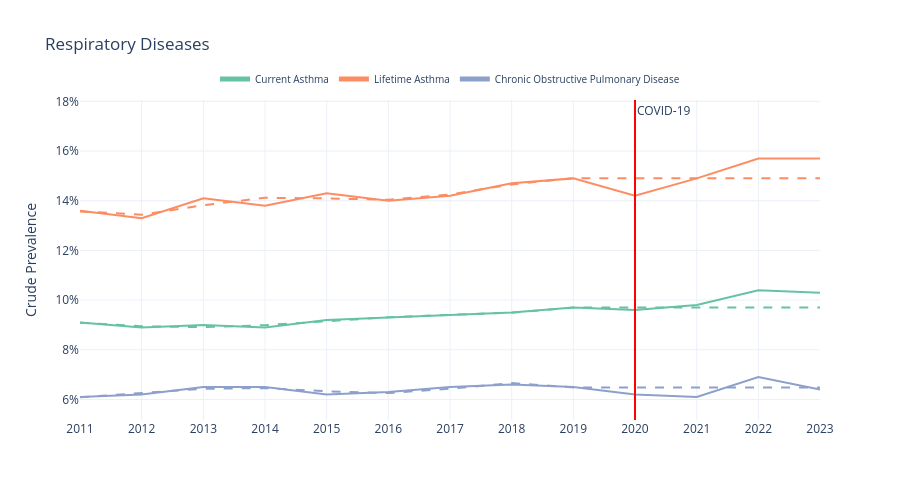
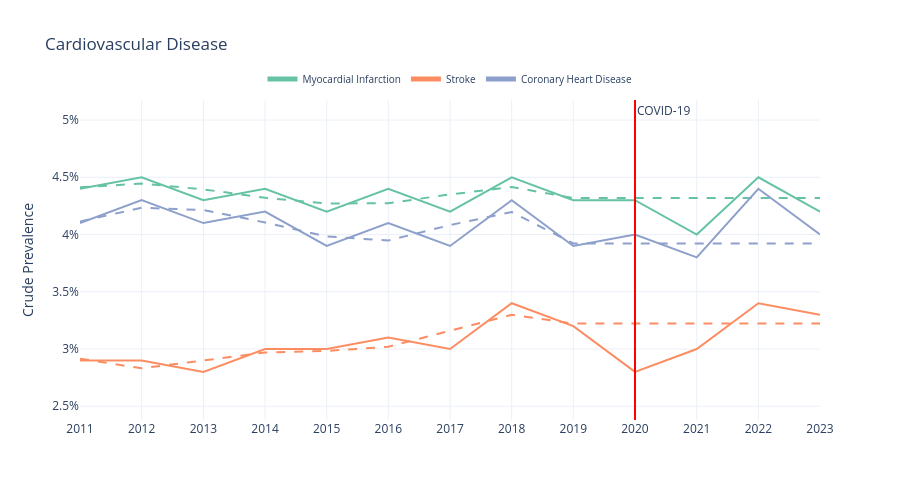
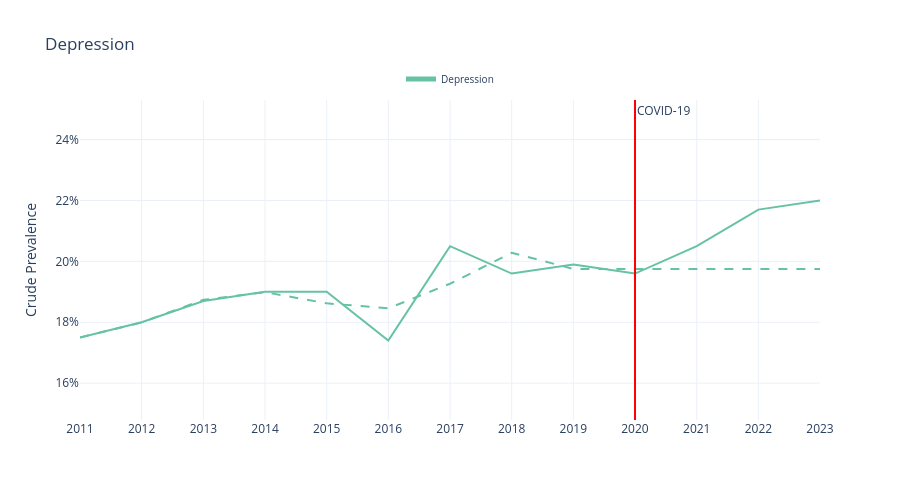
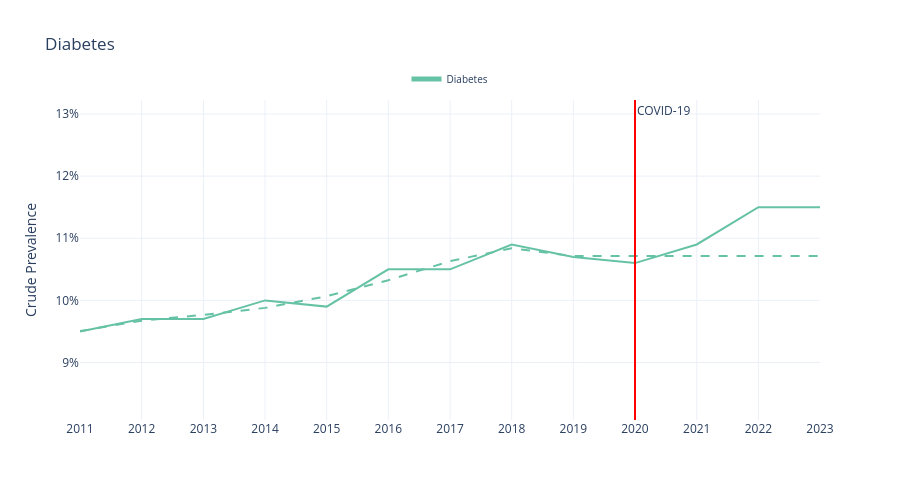

The code cell stored with these charts, in order, in its notebook:
### Code cell
plot_forecast_comparison_plotly(brfss_df, method="spline", only_post=False)

### Figure 1 — Plotly figure (JSON) as saved in the notebook; plotly's stock layout.template omitted (floating-point values rounded to 4 significant figures)
{"data": [{"legendgroup": "Current Asthma", "line": {"color": "rgb(102,194,165)"}, "mode": "lines", "name": "Current Asthma", "type": "scatter", "x": ["2011-01-01T00:00:00", "2012-01-01T00:00:00", "2013-01-01T00:00:00", "2014-01-01T00:00:00", "2015-01-01T00:00:00", "2016-01-01T00:00:00", "2017-01-01T00:00:00", "2018-01-01T00:00:00", "2019-01-01T00:00:00", "2020-01-01T00:00:00", "2021-01-01T00:00:00", "2022-01-01T00:00:00", "2023-01-01T00:00:00"], "y": [9.1, 8.9, 9, 8.9, 9.2, 9.3, 9.4, 9.5, 9.7, 9.6, 9.8, 10.4, 10.3]}, {"legendgroup": "Current Asthma", "line": {"color": "rgb(102,194,165)", "dash": "dash"}, "mode": "lines", "name": "Predicted", "showlegend": false, "type": "scatter", "x": ["2011-01-01T00:00:00", "2012-01-01T00:00:00", "2013-01-01T00:00:00", "2014-01-01T00:00:00", "2015-01-01T00:00:00", "2016-01-01T00:00:00", "2017-01-01T00:00:00", "2018-01-01T00:00:00", "2019-01-01T00:00:00", "2020-01-01T00:00:00", "2021-01-01T00:00:00", "2022-01-01T00:00:00", "2023-01-01T00:00:00"], "y": [9.09, 8.945, 8.913, 8.99, 9.148, 9.31, 9.408, 9.494, 9.701, 9.701, 9.701, 9.701, 9.701]}, {"legendgroup": "Lifetime Asthma", "line": {"color": "rgb(252,141,98)"}, "mode": "lines", "name": "Lifetime Asthma", "type": "scatter", "x": ["2011-01-01T00:00:00", "2012-01-01T00:00:00", "2013-01-01T00:00:00", "2014-01-01T00:00:00", "2015-01-01T00:00:00", "2016-01-01T00:00:00", "2017-01-01T00:00:00", "2018-01-01T00:00:00", "2019-01-01T00:00:00", "2020-01-01T00:00:00", "2021-01-01T00:00:00", "2022-01-01T00:00:00", "2023-01-01T00:00:00"], "y": [13.6, 13.3, 14.1, 13.8, 14.3, 14, 14.2, 14.7, 14.9, 14.2, 14.9, 15.7, 15.7]}, {"legendgroup": "Lifetime Asthma", "line": {"color": "rgb(252,141,98)", "dash": "dash"}, "mode": "lines", "name": "Predicted", "showlegend": false, "type": "scatter", "x": ["2011-01-01T00:00:00", "2012-01-01T00:00:00", "2013-01-01T00:00:00", "2014-01-01T00:00:00", "2015-01-01T00:00:00", "2016-01-01T00:00:00", "2017-01-01T00:00:00", "2018-01-01T00:00:00", "2019-01-01T00:00:00", "2020-01-01T00:00:00", "2021-01-01T00:00:00", "2022-01-01T00:00:00", "2023-01-01T00:00:00"], "y": [13.57, 13.44, 13.82, 14.12, 14.09, 14.04, 14.25, 14.66, 14.91, 14.91, 14.91, 14.91, 14.91]}, {"legendgroup": "Chronic Obstructive Pulmonary Disease", "line": {"color": "rgb(141,160,203)"}, "mode": "lines", "name": "Chronic Obstructive Pulmonary Disease", "type": "scatter", "x": ["2011-01-01T00:00:00", "2012-01-01T00:00:00", "2013-01-01T00:00:00", "2014-01-01T00:00:00", "2015-01-01T00:00:00", "2016-01-01T00:00:00", "2017-01-01T00:00:00", "2018-01-01T00:00:00", "2019-01-01T00:00:00", "2020-01-01T00:00:00", "2021-01-01T00:00:00", "2022-01-01T00:00:00", "2023-01-01T00:00:00"], "y": [6.1, 6.2, 6.5, 6.5, 6.2, 6.3, 6.5, 6.6, 6.5, 6.2, 6.1, 6.9, 6.4]}, {"legendgroup": "Chronic Obstructive Pulmonary Disease", "line": {"color": "rgb(141,160,203)", "dash": "dash"}, "mode": "lines", "name": "Predicted", "showlegend": false, "type": "scatter", "x": ["2011-01-01T00:00:00", "2012-01-01T00:00:00", "2013-01-01T00:00:00", "2014-01-01T00:00:00", "2015-01-01T00:00:00", "2016-01-01T00:00:00", "2017-01-01T00:00:00", "2018-01-01T00:00:00", "2019-01-01T00:00:00", "2020-01-01T00:00:00", "2021-01-01T00:00:00", "2022-01-01T00:00:00", "2023-01-01T00:00:00"], "y": [6.087, 6.259, 6.431, 6.458, 6.33, 6.257, 6.432, 6.658, 6.487, 6.487, 6.487, 6.487, 6.487]}], "layout": {"annotations": [{"showarrow": false, "text": "COVID-19", "x": 1577865600000, "xanchor": "left", "xref": "x", "y": 1, "yanchor": "top", "yref": "y domain"}], "height": 500, "legend": {"font": {"size": 10}, "itemsizing": "constant", "itemwidth": 30, "orientation": "h", "x": 0.5, "xanchor": "center", "y": 1.02, "yanchor": "bottom"}, "shapes": [{"line": {"color": "red", "dash": "solid"}, "type": "line", "x0": 1577865600000, "x1": 1577865600000, "xref": "x", "y0": 0, "y1": 1, "yref": "y domain"}], "title": {"text": "Respiratory Diseases"}, "xaxis": {"dtick": "M12", "range": ["2011-01-01T00:00:00", "2023-01-01T00:00:00"], "tickformat": "%Y"}, "yaxis": {"dtick": 2, "range": [5.174, 18.05], "tick0": 0, "tickmode": "linear", "ticksuffix": "%", "title": {"text": "Crude Prevalence"}}}}

### Figure 2 — Plotly figure (JSON) as saved in the notebook; plotly's stock layout.template omitted (floating-point values rounded to 4 significant figures)
{"data": [{"legendgroup": "Myocardial Infarction", "line": {"color": "rgb(102,194,165)"}, "mode": "lines", "name": "Myocardial Infarction", "type": "scatter", "x": ["2011-01-01T00:00:00", "2012-01-01T00:00:00", "2013-01-01T00:00:00", "2014-01-01T00:00:00", "2015-01-01T00:00:00", "2016-01-01T00:00:00", "2017-01-01T00:00:00", "2018-01-01T00:00:00", "2019-01-01T00:00:00", "2020-01-01T00:00:00", "2021-01-01T00:00:00", "2022-01-01T00:00:00", "2023-01-01T00:00:00"], "y": [4.4, 4.5, 4.3, 4.4, 4.2, 4.4, 4.2, 4.5, 4.3, 4.3, 4, 4.5, 4.2]}, {"legendgroup": "Myocardial Infarction", "line": {"color": "rgb(102,194,165)", "dash": "dash"}, "mode": "lines", "name": "Predicted", "showlegend": false, "type": "scatter", "x": ["2011-01-01T00:00:00", "2012-01-01T00:00:00", "2013-01-01T00:00:00", "2014-01-01T00:00:00", "2015-01-01T00:00:00", "2016-01-01T00:00:00", "2017-01-01T00:00:00", "2018-01-01T00:00:00", "2019-01-01T00:00:00", "2020-01-01T00:00:00", "2021-01-01T00:00:00", "2022-01-01T00:00:00", "2023-01-01T00:00:00"], "y": [4.412, 4.445, 4.395, 4.321, 4.27, 4.274, 4.35, 4.415, 4.318, 4.318, 4.318, 4.318, 4.318]}, {"legendgroup": "Stroke", "line": {"color": "rgb(252,141,98)"}, "mode": "lines", "name": "Stroke", "type": "scatter", "x": ["2011-01-01T00:00:00", "2012-01-01T00:00:00", "2013-01-01T00:00:00", "2014-01-01T00:00:00", "2015-01-01T00:00:00", "2016-01-01T00:00:00", "2017-01-01T00:00:00", "2018-01-01T00:00:00", "2019-01-01T00:00:00", "2020-01-01T00:00:00", "2021-01-01T00:00:00", "2022-01-01T00:00:00", "2023-01-01T00:00:00"], "y": [2.9, 2.9, 2.8, 3, 3, 3.1, 3, 3.4, 3.2, 2.8, 3, 3.4, 3.3]}, {"legendgroup": "Stroke", "line": {"color": "rgb(252,141,98)", "dash": "dash"}, "mode": "lines", "name": "Predicted", "showlegend": false, "type": "scatter", "x": ["2011-01-01T00:00:00", "2012-01-01T00:00:00", "2013-01-01T00:00:00", "2014-01-01T00:00:00", "2015-01-01T00:00:00", "2016-01-01T00:00:00", "2017-01-01T00:00:00", "2018-01-01T00:00:00", "2019-01-01T00:00:00", "2020-01-01T00:00:00", "2021-01-01T00:00:00", "2022-01-01T00:00:00", "2023-01-01T00:00:00"], "y": [2.915, 2.832, 2.9, 2.97, 2.983, 3.02, 3.159, 3.299, 3.222, 3.222, 3.222, 3.222, 3.222]}, {"legendgroup": "Coronary Heart Disease", "line": {"color": "rgb(141,160,203)"}, "mode": "lines", "name": "Coronary Heart Disease", "type": "scatter", "x": ["2011-01-01T00:00:00", "2012-01-01T00:00:00", "2013-01-01T00:00:00", "2014-01-01T00:00:00", "2015-01-01T00:00:00", "2016-01-01T00:00:00", "2017-01-01T00:00:00", "2018-01-01T00:00:00", "2019-01-01T00:00:00", "2020-01-01T00:00:00", "2021-01-01T00:00:00", "2022-01-01T00:00:00", "2023-01-01T00:00:00"], "y": [4.1, 4.3, 4.1, 4.2, 3.9, 4.1, 3.9, 4.3, 3.9, 4, 3.8, 4.4, 4]}, {"legendgroup": "Coronary Heart Disease", "line": {"color": "rgb(141,160,203)", "dash": "dash"}, "mode": "lines", "name": "Predicted", "showlegend": false, "type": "scatter", "x": ["2011-01-01T00:00:00", "2012-01-01T00:00:00", "2013-01-01T00:00:00", "2014-01-01T00:00:00", "2015-01-01T00:00:00", "2016-01-01T00:00:00", "2017-01-01T00:00:00", "2018-01-01T00:00:00", "2019-01-01T00:00:00", "2020-01-01T00:00:00", "2021-01-01T00:00:00", "2022-01-01T00:00:00", "2023-01-01T00:00:00"], "y": [4.114, 4.234, 4.214, 4.106, 3.983, 3.948, 4.083, 4.196, 3.922, 3.922, 3.922, 3.922, 3.922]}], "layout": {"annotations": [{"showarrow": false, "text": "COVID-19", "x": 1577865600000, "xanchor": "left", "xref": "x", "y": 1, "yanchor": "top", "yref": "y domain"}], "height": 500, "legend": {"font": {"size": 10}, "itemsizing": "constant", "itemwidth": 30, "orientation": "h", "x": 0.5, "xanchor": "center", "y": 1.02, "yanchor": "bottom"}, "shapes": [{"line": {"color": "red", "dash": "solid"}, "type": "line", "x0": 1577865600000, "x1": 1577865600000, "xref": "x", "y0": 0, "y1": 1, "yref": "y domain"}], "title": {"text": "Cardiovascular Disease"}, "xaxis": {"dtick": "M12", "range": ["2011-01-01T00:00:00", "2023-01-01T00:00:00"], "tickformat": "%Y"}, "yaxis": {"dtick": 0.5, "range": [2.38, 5.175], "tick0": 0, "tickmode": "linear", "ticksuffix": "%", "title": {"text": "Crude Prevalence"}}}}

### Figure 3 — Plotly figure (JSON) as saved in the notebook; plotly's stock layout.template omitted (floating-point values rounded to 4 significant figures)
{"data": [{"legendgroup": "Depression", "line": {"color": "rgb(102,194,165)"}, "mode": "lines", "name": "Depression", "type": "scatter", "x": ["2011-01-01T00:00:00", "2012-01-01T00:00:00", "2013-01-01T00:00:00", "2014-01-01T00:00:00", "2015-01-01T00:00:00", "2016-01-01T00:00:00", "2017-01-01T00:00:00", "2018-01-01T00:00:00", "2019-01-01T00:00:00", "2020-01-01T00:00:00", "2021-01-01T00:00:00", "2022-01-01T00:00:00", "2023-01-01T00:00:00"], "y": [17.5, 18, 18.7, 19, 19, 17.4, 20.5, 19.6, 19.9, 19.6, 20.5, 21.7, 22]}, {"legendgroup": "Depression", "line": {"color": "rgb(102,194,165)", "dash": "dash"}, "mode": "lines", "name": "Predicted", "showlegend": false, "type": "scatter", "x": ["2011-01-01T00:00:00", "2012-01-01T00:00:00", "2013-01-01T00:00:00", "2014-01-01T00:00:00", "2015-01-01T00:00:00", "2016-01-01T00:00:00", "2017-01-01T00:00:00", "2018-01-01T00:00:00", "2019-01-01T00:00:00", "2020-01-01T00:00:00", "2021-01-01T00:00:00", "2022-01-01T00:00:00", "2023-01-01T00:00:00"], "y": [17.5, 17.99, 18.74, 18.99, 18.62, 18.46, 19.27, 20.28, 19.75, 19.75, 19.75, 19.75, 19.75]}], "layout": {"annotations": [{"showarrow": false, "text": "COVID-19", "x": 1577865600000, "xanchor": "left", "xref": "x", "y": 1, "yanchor": "top", "yref": "y domain"}], "height": 500, "legend": {"font": {"size": 10}, "itemsizing": "constant", "itemwidth": 30, "orientation": "h", "x": 0.5, "xanchor": "center", "y": 1.02, "yanchor": "bottom"}, "shapes": [{"line": {"color": "red", "dash": "solid"}, "type": "line", "x0": 1577865600000, "x1": 1577865600000, "xref": "x", "y0": 0, "y1": 1, "yref": "y domain"}], "title": {"text": "Depression"}, "xaxis": {"dtick": "M12", "range": ["2011-01-01T00:00:00", "2023-01-01T00:00:00"], "tickformat": "%Y"}, "yaxis": {"dtick": 2, "range": [14.79, 25.3], "tick0": 0, "tickmode": "linear", "ticksuffix": "%", "title": {"text": "Crude Prevalence"}}}}

### Figure 4 — Plotly figure (JSON) as saved in the notebook; plotly's stock layout.template omitted (floating-point values rounded to 4 significant figures)
{"data": [{"legendgroup": "Diabetes", "line": {"color": "rgb(102,194,165)"}, "mode": "lines", "name": "Diabetes", "type": "scatter", "x": ["2011-01-01T00:00:00", "2012-01-01T00:00:00", "2013-01-01T00:00:00", "2014-01-01T00:00:00", "2015-01-01T00:00:00", "2016-01-01T00:00:00", "2017-01-01T00:00:00", "2018-01-01T00:00:00", "2019-01-01T00:00:00", "2020-01-01T00:00:00", "2021-01-01T00:00:00", "2022-01-01T00:00:00", "2023-01-01T00:00:00"], "y": [9.5, 9.7, 9.7, 10, 9.9, 10.5, 10.5, 10.9, 10.7, 10.6, 10.9, 11.5, 11.5]}, {"legendgroup": "Diabetes", "line": {"color": "rgb(102,194,165)", "dash": "dash"}, "mode": "lines", "name": "Predicted", "showlegend": false, "type": "scatter", "x": ["2011-01-01T00:00:00", "2012-01-01T00:00:00", "2013-01-01T00:00:00", "2014-01-01T00:00:00", "2015-01-01T00:00:00", "2016-01-01T00:00:00", "2017-01-01T00:00:00", "2018-01-01T00:00:00", "2019-01-01T00:00:00", "2020-01-01T00:00:00", "2021-01-01T00:00:00", "2022-01-01T00:00:00", "2023-01-01T00:00:00"], "y": [9.505, 9.674, 9.767, 9.879, 10.07, 10.32, 10.63, 10.84, 10.71, 10.71, 10.71, 10.71, 10.71]}], "layout": {"annotations": [{"showarrow": false, "text": "COVID-19", "x": 1577865600000, "xanchor": "left", "xref": "x", "y": 1, "yanchor": "top", "yref": "y domain"}], "height": 500, "legend": {"font": {"size": 10}, "itemsizing": "constant", "itemwidth": 30, "orientation": "h", "x": 0.5, "xanchor": "center", "y": 1.02, "yanchor": "bottom"}, "shapes": [{"line": {"color": "red", "dash": "solid"}, "type": "line", "x0": 1577865600000, "x1": 1577865600000, "xref": "x", "y0": 0, "y1": 1, "yref": "y domain"}], "title": {"text": "Diabetes"}, "xaxis": {"dtick": "M12", "range": ["2011-01-01T00:00:00", "2023-01-01T00:00:00"], "tickformat": "%Y"}, "yaxis": {"dtick": 1, "range": [8.075, 13.22], "tick0": 0, "tickmode": "linear", "ticksuffix": "%", "title": {"text": "Crude Prevalence"}}}}
